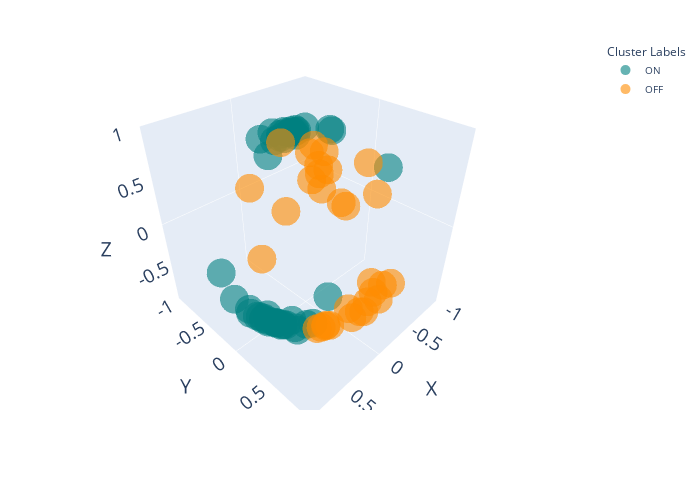

Notebook source saved alongside this figure:
### Code cell
# import plotly.express as px

# Example DataFrame, assuming hyperbolic_df is already defined with appropriate data
# Adding a column 'labels' to hyperbolic_df for the point labels if not already present
# hyperbolic_df['labels'] = ...



fig = px.scatter_3d(
    data_frame=hyperbolic_df, 
    x='x', 
    y='y', 
    z='z', 
    color='cluster labels', 
    # text='cluster labels',  # assuming 'labels' column contains the point labels
    # title='ON and OFF Neurons',
    labels={'x': 'X', 'y': 'Y', 'z': 'Z'},
    color_discrete_map={'ON': 'teal', 'OFF': '#FF8C00'}
)

fig.update_layout(
    scene=dict(
        xaxis=dict(
            tickvals=[-1, -0.5, 0, 0.5, 1],
            ticktext=['-1', '-0.5', '0', '0.5', '1'],
            title=dict(text='X', font=dict(size=20)),
            tickfont=dict(size=15),
            showgrid=False
        ),
        yaxis=dict(
            tickvals=[-1, -0.5, 0, 0.5, 1],
            ticktext=['-1', '-0.5', '0', '0.5', '1'],
            title=dict(text='Y ', font=dict(size=20)),
            tickfont=dict(size=15),
            showgrid=False
        ),
        zaxis=dict(
            tickvals=[-1, -0.5, 0, 0.5, 1],
            ticktext=['-1', '-0.5', '0', '0.5', '1'],
            title=dict(text='Z ', font=dict(size=20)),
            tickfont=dict(size=15), 
            showgrid=False
        )
    ),
    legend=dict(
        title=dict(text='Cluster Labels', font=dict(size=12)),
        font=dict(size=10)
    # ),
    # title=dict(
    #     text='ON and OFF Neurons',
    #     font=dict(size=15)
    ),
    margin=dict(l=20, r=20, b=90, t=40),
    autosize=True,
    width=700,
    height=500
)

# Customize marker size and opacity for better visualization
fig.update_traces(marker=dict(size=10, opacity=0.6))




fig.show()
fig.write_image("ON_OFF.svg")

### Figure 1 — Plotly figure (JSON) as saved in the notebook; plotly's stock layout.template omitted (floating-point values rounded to 4 significant figures)
{"data": [{"hovertemplate": "cluster labels=ON<br>X=%{x}<br>Y=%{y}<br>Z=%{z}<extra></extra>", "legendgroup": "ON", "marker": {"color": "teal", "opacity": 0.6, "size": 10, "symbol": "circle"}, "mode": "markers", "name": "ON", "scene": "scene", "showlegend": true, "type": "scatter3d", "x": [-0.01955, 0.02443, 0.1399, -0.03336, 0.1812, 0.3785, 0.08884, -0.6091, 0.0206, -0.02444, 0.1456, 0.01358, 0.007051, 0.2051, 0.5894, 0.6699, 0.5937, 0.8922, 0.5776, 0.6254, -0.182, 0.614, 0.6994, 0.7058, 0.7148, 0.3247, 0.7041, 0.6236, 0.8064, 0.7144, 0.5486, 0.5154, 0.6627, 0.7455, 0.8151, 0.5398, 0.2663, 0.3717, 0.5449, -0.2284, -0.06971, -0.3295, 0.04634, -0.3769, 0.05427], "y": [-0.1522, -0.2149, -0.1628, -0.1448, -0.389, -0.05337, -0.2186, 0.449, -0.1777, -0.201, -0.1051, -0.1315, -0.2692, -0.1679, 0.2845, 0.04916, 0.2038, -0.008891, 0.2663, 0.2269, 0.1531, 0.2937, -0.07322, -0.4834, 0.1553, 0.3311, 0.2161, 0.1995, 0.09264, 0.06475, 0.4359, 0.3702, 0.1618, 0.3803, 0.2989, 0.2696, 0.3616, 0.1703, 0.001583, -0.2431, -0.205, -0.003041, -0.3825, -0.07102, -0.06646], "z": [0.9418, 0.9274, 0.9317, 0.9441, 0.8566, 0.8824, 0.9276, 0.5945, 0.934, 0.9322, 0.9418, 0.9487, 0.914, 0.9204, -0.6741, -0.6814, -0.7044, -0.3318, -0.6864, -0.6689, -0.9299, -0.6543, -0.647, -0.4343, -0.6027, -0.8359, -0.5997, -0.6739, -0.4984, -0.6272, -0.6574, -0.7022, -0.6537, -0.4504, -0.4004, -0.722, -0.8398, -0.8639, -0.7822, 0.8928, 0.9278, 0.8994, 0.8791, 0.8767, 0.9534]}, {"hovertemplate": "cluster labels=OFF<br>X=%{x}<br>Y=%{y}<br>Z=%{z}<extra></extra>", "legendgroup": "OFF", "marker": {"color": "#FF8C00", "opacity": 0.6, "size": 10, "symbol": "circle"}, "mode": "markers", "name": "OFF", "scene": "scene", "showlegend": true, "type": "scatter3d", "x": [-0.7485, -0.08415, -0.8777, -0.6232, -0.8898, -0.955, -0.4348, -0.7678, -0.7332, -0.7215, -0.884, -0.6434, 0.01447, 0.1649, 0.07552, 0.2788, -0.09764, -0.3082, 0.4324, -0.3064, -0.03755, 0.4553, 0.06418, 0.1422, -0.1002, 0.3243, 0.1731, 0.3774, -0.816, -0.7895, -0.3348], "y": [-0.5544, -0.9624, -0.3106, -0.5147, -0.2485, 0.1216, -0.7701, -0.5591, -0.4612, -0.6346, 0.01866, -0.5931, 0.9402, 0.9267, -0.6303, 0.5485, 0.846, 0.823, 0.6786, 0.6414, 0.6881, 0.5974, 0.8111, 0.7411, 0.5056, 0.6348, 0.9137, 0.5755, -0.4748, -0.538, -0.7048], "z": [0.1949, 0.007791, -0.243, 0.4913, -0.2667, 0.0252, -0.3708, 0.07804, 0.3968, -0.01201, 0.3862, 0.3696, -0.1157, 0.00458, -0.7103, -0.7116, -0.429, -0.3798, -0.5026, -0.6203, -0.6606, -0.5815, -0.4966, -0.5681, -0.7993, -0.6139, -0.2223, -0.6446, 0.1421, -0.1203, 0.5523]}], "layout": {"autosize": true, "height": 500, "legend": {"font": {"size": 10}, "title": {"font": {"size": 12}, "text": "Cluster Labels"}, "tracegroupgap": 0}, "margin": {"b": 90, "l": 20, "r": 20, "t": 40}, "scene": {"domain": {"x": [0, 1], "y": [0, 1]}, "xaxis": {"showgrid": false, "tickfont": {"size": 15}, "ticktext": ["-1", "-0.5", "0", "0.5", "1"], "tickvals": [-1, -0.5, 0, 0.5, 1], "title": {"font": {"size": 20}, "text": "X"}}, "yaxis": {"showgrid": false, "tickfont": {"size": 15}, "ticktext": ["-1", "-0.5", "0", "0.5", "1"], "tickvals": [-1, -0.5, 0, 0.5, 1], "title": {"font": {"size": 20}, "text": "Y "}}, "zaxis": {"showgrid": false, "tickfont": {"size": 15}, "ticktext": ["-1", "-0.5", "0", "0.5", "1"], "tickvals": [-1, -0.5, 0, 0.5, 1], "title": {"font": {"size": 20}, "text": "Z "}}}, "width": 700}}
